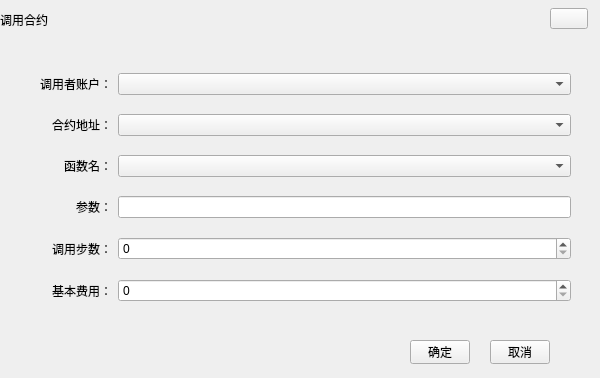
<?xml version="1.0" encoding="UTF-8"?>
<ui version="4.0">
 <class>CallContractWidget</class>
 <widget class="QDialog" name="CallContractWidget">
  <property name="geometry">
   <rect>
    <x>0</x>
    <y>0</y>
    <width>600</width>
    <height>378</height>
   </rect>
  </property>
  <property name="windowTitle">
   <string>Dialog</string>
  </property>
  <widget class="QLabel" name="title_Label">
   <property name="geometry">
    <rect>
     <x>0</x>
     <y>0</y>
     <width>600</width>
     <height>40</height>
    </rect>
   </property>
   <property name="text">
    <string>调用合约</string>
   </property>
  </widget>
  <widget class="QToolButton" name="closeBtn">
   <property name="geometry">
    <rect>
     <x>550</x>
     <y>8</y>
     <width>38</width>
     <height>21</height>
    </rect>
   </property>
   <property name="cursor">
    <cursorShape>PointingHandCursor</cursorShape>
   </property>
   <property name="text">
    <string/>
   </property>
  </widget>
  <widget class="QToolButton" name="okBtn">
   <property name="geometry">
    <rect>
     <x>410</x>
     <y>340</y>
     <width>60</width>
     <height>24</height>
    </rect>
   </property>
   <property name="cursor">
    <cursorShape>PointingHandCursor</cursorShape>
   </property>
   <property name="text">
    <string>确定</string>
   </property>
  </widget>
  <widget class="QToolButton" name="cancelBtn">
   <property name="geometry">
    <rect>
     <x>490</x>
     <y>340</y>
     <width>60</width>
     <height>24</height>
    </rect>
   </property>
   <property name="cursor">
    <cursorShape>PointingHandCursor</cursorShape>
   </property>
   <property name="text">
    <string>取消</string>
   </property>
  </widget>
  <widget class="QWidget" name="layoutWidget">
   <property name="geometry">
    <rect>
     <x>40</x>
     <y>60</y>
     <width>531</width>
     <height>261</height>
    </rect>
   </property>
   <layout class="QGridLayout" name="gridLayout">
    <item row="0" column="0">
     <widget class="QLabel" name="label_2">
      <property name="text">
       <string>调用者账户：</string>
      </property>
      <property name="alignment">
       <set>Qt::AlignRight|Qt::AlignTrailing|Qt::AlignVCenter</set>
      </property>
     </widget>
    </item>
    <item row="0" column="1">
     <widget class="QComboBox" name="callAddress"/>
    </item>
    <item row="2" column="1">
     <widget class="QComboBox" name="function"/>
    </item>
    <item row="1" column="1">
     <widget class="QComboBox" name="contractAddress"/>
    </item>
    <item row="2" column="0">
     <widget class="QLabel" name="label_3">
      <property name="text">
       <string>函数名：</string>
      </property>
      <property name="alignment">
       <set>Qt::AlignRight|Qt::AlignTrailing|Qt::AlignVCenter</set>
      </property>
     </widget>
    </item>
    <item row="1" column="0">
     <widget class="QLabel" name="label">
      <property name="text">
       <string>合约地址：</string>
      </property>
      <property name="alignment">
       <set>Qt::AlignRight|Qt::AlignTrailing|Qt::AlignVCenter</set>
      </property>
     </widget>
    </item>
    <item row="3" column="0">
     <widget class="QLabel" name="label_4">
      <property name="text">
       <string>参数：</string>
      </property>
      <property name="alignment">
       <set>Qt::AlignRight|Qt::AlignTrailing|Qt::AlignVCenter</set>
      </property>
     </widget>
    </item>
    <item row="4" column="1">
     <widget class="QSpinBox" name="gaslimit"/>
    </item>
    <item row="5" column="0">
     <widget class="QLabel" name="label_6">
      <property name="text">
       <string>基本费用：</string>
      </property>
      <property name="alignment">
       <set>Qt::AlignRight|Qt::AlignTrailing|Qt::AlignVCenter</set>
      </property>
     </widget>
    </item>
    <item row="3" column="1">
     <widget class="QLineEdit" name="param"/>
    </item>
    <item row="4" column="0">
     <widget class="QLabel" name="label_5">
      <property name="text">
       <string>调用步数：</string>
      </property>
      <property name="alignment">
       <set>Qt::AlignRight|Qt::AlignTrailing|Qt::AlignVCenter</set>
      </property>
     </widget>
    </item>
    <item row="5" column="1">
     <widget class="QSpinBox" name="gasprice"/>
    </item>
   </layout>
  </widget>
  <zorder>layoutWidget</zorder>
  <zorder>title_Label</zorder>
  <zorder>okBtn</zorder>
  <zorder>cancelBtn</zorder>
  <zorder>closeBtn</zorder>
 </widget>
 <resources/>
 <connections/>
</ui>
